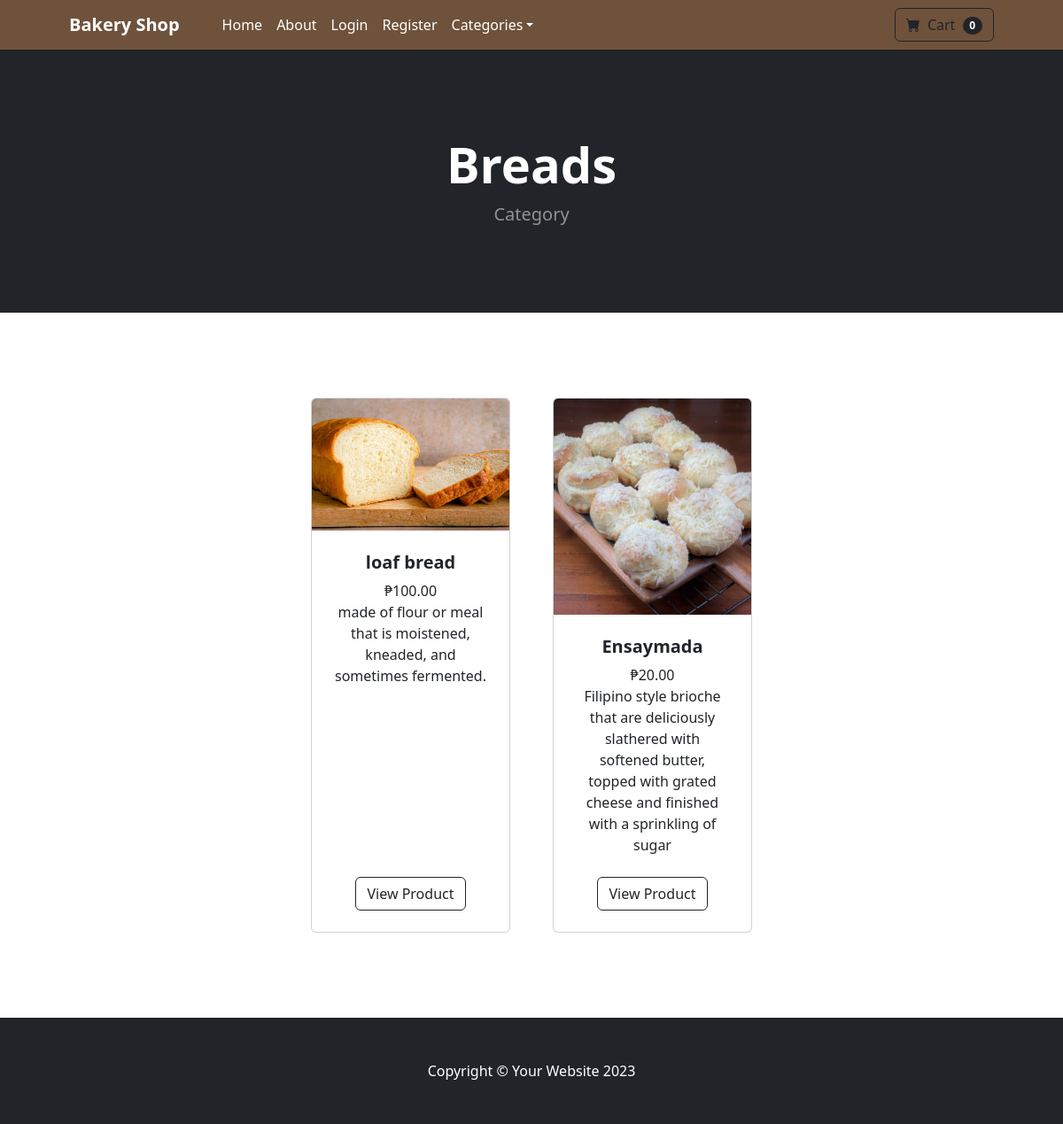
Page /category/Breads on the committed database.
### shop/models.py (models this page shows, shortened)
class BaseModel(models.Model):
    created_at = models.DateTimeField(auto_now_add=True, db_index=True)
    updated_at = models.DateTimeField(auto_now=True)
    class Meta:
        abstract = True

class Category(BaseModel):
    name = models.CharField(max_length=50)
    def __str__(self):
        return self.name
    class Meta:
        verbose_name_plural = 'categories'

class Product(BaseModel):
    name = models.CharField(max_length=100)
    price = models.DecimalField(default=0, decimal_places=2, max_digits=6)
    category = models.ForeignKey(Category, on_delete=models.CASCADE, default=1)
    description = models.CharField(max_length=250, default='', blank=True, null=True)
    image = models.ImageField(upload_to='uploads/products/')
    is_sale = models.BooleanField(default=False)
    sale_price = models.DecimalField(default=0, decimal_places=2, max_digits=6)

### shop/views.py (the view)
# urls.py: path('category/<str:foo>', views.category, name='category'),
def category(request, foo):
    foo = foo.replace('-', ' ')
    try:
        category = Category.objects.get(name=foo)
        products = Product.objects.filter(category=category)
        return render(request, 'category.html', {'products': products, 'category': category})
    except:
        messages.success(request, ("Category doesn't Exist"))
        return redirect('home')

### cart/cart.py (called while the page is built)
    def __len__(self):
        return len(self.cart)

### cart/context_processors.py (called while the page is built)
def cart(request):
    return {'cart' : Cart(request)}

### shop/templates/category.html
{% extends 'base.html' %}
{% block content %}
        <header class="bg-dark py-5">
            <div class="container px-4 px-lg-5 my-5">
                <div class="text-center text-white">
                    <h1 class="display-4 fw-bolder">{{ category }}</h1>
                    <p class="lead fw-normal text-white-50 mb-0">Category</p>
                </div>
            </div>
        </header>
        <section class="py-5">
            <div class="container px-4 px-lg-5 mt-5">
                <div class="row gx-4 gx-lg-5 row-cols-2 row-cols-md-3 row-cols-xl-4 justify-content-center">
                {% for product in products %}
                    {% if product.is_sale %}
                    <div class="col mb-5">
                        <div class="card h-100">
                            <div class="badge bg-dark text-white position-absolute"style="'top: 0.5rem; right: 0.5rem">Sale</div>
                              <img class="card-img-top" src="{{ product.image.url }}" alt="..." />
                              <div class="card-body p-4">
                                  <div class="text-center">
                                      <h5 class="fw-bolder">{{ product.name }}</h5>
                                      <div class="d-flex justify-content-center small text-warning mb-2">
                                        <div class="'bi-star-fill"></div>
                                        &nbsp;&nbsp;Sale!&nbsp;&nbsp;
                                        <div class="bi-star-fill"></div>
                                      </div>
                                      <strike>
                                      ₱{{ product.price }}
                                      </strike>
                                      &nbsp;
                                      ₱{{ product.sale_price }}
                                      <br/>
                                      {{ product.description }}
                                  </div>
                              </div>
                              <div class="card-f
                              ooter p-4 pt-0 border-top-0 bg-transparent">
                                  <div class="text-center"><a class="btn btn-outline-dark mt-auto" href="{% url 'product' product.id %}">View Product</a></div>
                              </div>
                          </div>
                      </div>
                    {% else %}
                <div class="col mb-5">
                      <div class="card h-100">
                            <img class="card-img-top" src="{{ product.image.url }}" alt="..." />
                            <div class="card-body p-4">
                                <div class="text-center">
                                    <h5 class="fw-bolder">{{ product.name }}</h5>
                                    ₱{{ product.price }}
                                    <br/>
                                    {{ product.description }}
                                </div>
                            </div>
                            <div class="card-footer p-4 pt-0 border-top-0 bg-transparent">
                                <div class="text-center"><a class="btn btn-outline-dark mt-auto" href="{% url 'product' product.id %}">View Product</a></div>
                            </div>
                        </div>
                    </div>
                        {% endif %}
                    {%  endfor %}
            </div>
        </section>
{% endblock %}

### rows in the picture
Category: name "Breads"
Product: image (picture), name "loaf bread", price "100.00", description "made of flour or meal that is moistened, kneaded, and sometimes fermented."
Product: image (picture), name "Ensaymada", price "20.00", description "Filipino style brioche that are deliciously slathered with softened butter, topped with grated cheese and finished with a sprinkling of sugar"

### other values in the picture
{{ cart|length }} "0"
